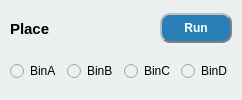
           <widget class="QWidget" name="widget_9" native="true">
            <property name="styleSheet">
             <string notr="true">background-color: rgb(236, 240, 241);</string>
            </property>
            <layout class="QVBoxLayout" name="verticalLayout_5">
             <property name="leftMargin">
              <number>0</number>
             </property>
             <property name="topMargin">
              <number>10</number>
             </property>
             <property name="rightMargin">
              <number>0</number>
             </property>
             <property name="bottomMargin">
              <number>10</number>
             </property>
             <item>
              <widget class="QWidget" name="widget_14" native="true">
               <layout class="QHBoxLayout" name="horizontalLayout_9" stretch="2,1">
                <property name="leftMargin">
                 <number>10</number>
                </property>
                <property name="topMargin">
                 <number>0</number>
                </property>
                <property name="rightMargin">
                 <number>10</number>
                </property>
                <property name="bottomMargin">
                 <number>0</number>
                </property>
                <item>
                 <widget class="QLabel" name="func_lab_8">
                  <property name="font">
                   <font>
                    <family>Arial</family>
                    <pointsize>11</pointsize>
                    <weight>75</weight>
                    <bold>true</bold>
                   </font>
                  </property>
                  <property name="text">
                   <string>Place</string>
                  </property>
                 </widget>
                </item>
                <item>
                 <widget class="QPushButton" name="place_btn">
                  <property name="minimumSize">
                   <size>
                    <width>0</width>
                    <height>30</height>
                   </size>
                  </property>
                  <property name="font">
                   <font>
                    <family>Arial</family>
                    <weight>75</weight>
                    <bold>true</bold>
                   </font>
                  </property>
                  <property name="cursor">
                   <cursorShape>PointingHandCursor</cursorShape>
                  </property>
                  <property name="styleSheet">
                   <string notr="true">background-color:rgb(41, 128, 185);
color: rgb(255, 255, 255);
border-radius: 10px;
border: 2px groove gray;
border-style: outset;</string>
                  </property>
                  <property name="text">
                   <string>Run</string>
                  </property>
                 </widget>
                </item>
               </layout>
              </widget>
             </item>
             <item>
              <widget class="QWidget" name="widget_15" native="true">
               <layout class="QHBoxLayout" name="horizontalLayout_10">
                <property name="leftMargin">
                 <number>10</number>
                </property>
                <property name="topMargin">
                 <number>0</number>
                </property>
                <property name="rightMargin">
                 <number>10</number>
                </property>
                <property name="bottomMargin">
                 <number>0</number>
                </property>
                <item>
                 <widget class="QRadioButton" name="radioButton_A">
                  <property name="font">
                   <font>
                    <family>Arial</family>
                   </font>
                  </property>
                  <property name="text">
                   <string>BinA</string>
                  </property>
                 </widget>
                </item>
                <item>
                 <widget class="QRadioButton" name="radioButton_B">
                  <property name="font">
                   <font>
                    <family>Arial</family>
                   </font>
                  </property>
                  <property name="text">
                   <string>BinB</string>
                  </property>
                 </widget>
                </item>
                <item>
                 <widget class="QRadioButton" name="radioButton_C">
                  <property name="font">
                   <font>
                    <family>Arial</family>
                   </font>
                  </property>
                  <property name="text">
                   <string>BinC</string>
                  </property>
                 </widget>
                </item>
                <item>
                 <widget class="QRadioButton" name="radioButton_D">
                  <property name="font">
                   <font>
                    <family>Arial</family>
                   </font>
                  </property>
                  <property name="text">
                   <string>BinD</string>
                  </property>
                 </widget>
                </item>
               </layout>
              </widget>
             </item>
            </layout>
           </widget>
